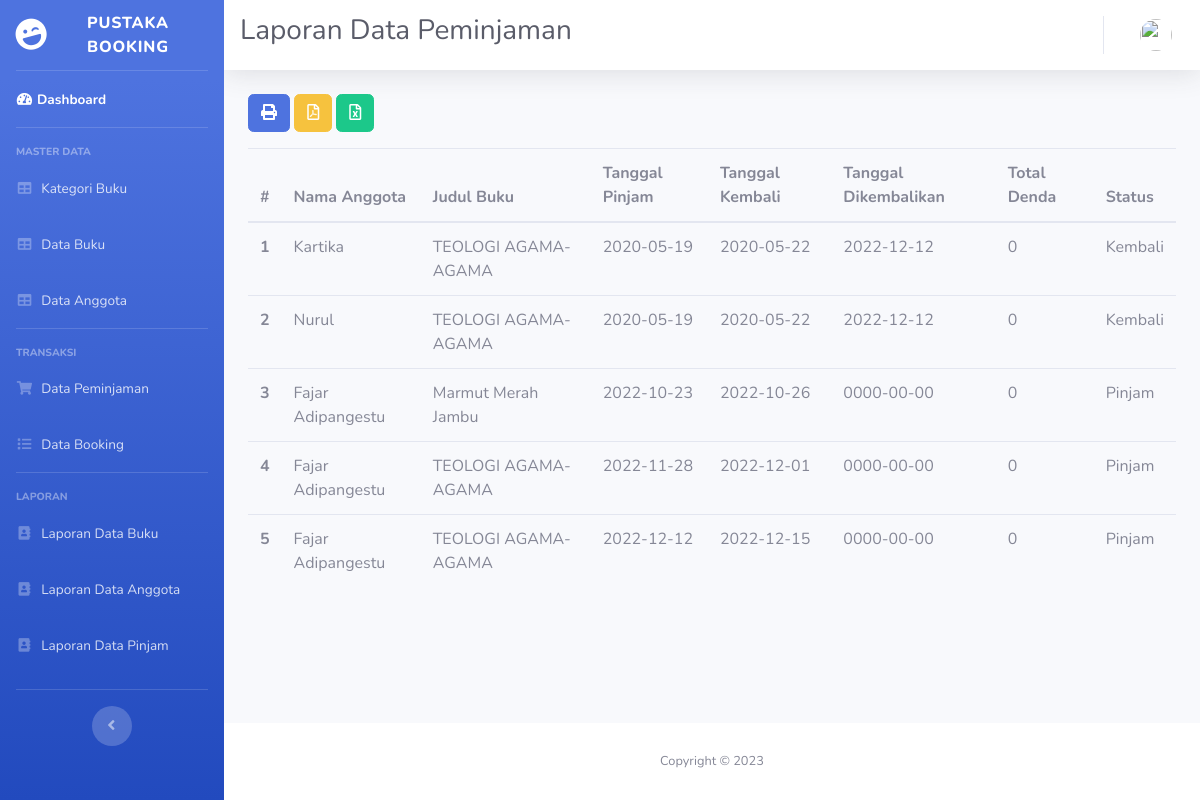
/index.php/laporan/laporan_pinjam, run on the app's committed database.
### tables this page shows
CREATE TABLE `pinjam` (
  `no_pinjam` varchar(12) NOT NULL,
  `tgl_pinjam` date NOT NULL,
  `id_booking` varchar(12) NOT NULL,
  `id_user` int(11) NOT NULL,
  `tgl_kembali` date NOT NULL,
  `tgl_pengembalian` date NOT NULL,
  `status` enum('Pinjam','Kembali') NOT NULL,
  `total_denda` int(11) NOT NULL
);

CREATE TABLE `user` (
  `id` int(11) NOT NULL,
  `nama` varchar(128) NOT NULL,
  `email` varchar(128) NOT NULL,
  `alamat` varchar(125) NOT NULL,
  `image` varchar(128) NOT NULL,
  `password` varchar(256) NOT NULL,
  `role_id` int(11) NOT NULL,
  `is_active` int(1) NOT NULL,
  `tanggal_input` int(11) NOT NULL
);

CREATE TABLE `buku` (
  `id` int(11) NOT NULL,
  `judul_buku` varchar(128) NOT NULL,
  `id_kategori` int(11) NOT NULL,
  `pengarang` varchar(64) NOT NULL,
  `penerbit` varchar(64) NOT NULL,
  `tahun_terbit` year(4) NOT NULL,
  `isbn` varchar(64) NOT NULL,
  `stok` int(11) NOT NULL,
  `dipinjam` int(11) NOT NULL,
  `dibooking` int(11) NOT NULL,
  `image` varchar(256) DEFAULT 'book-default-cover.jpg'
);

### application/controllers/Laporan.php (called while the page is built, shortened)
<?php
class Laporan extends CI_Controller
{
    public function laporan_pinjam()
    {
        $data['judul'] = 'Laporan Data Peminjaman';
        $data['user'] = $this->ModelUser->cekData(['email' => $this->session->userdata('email')])->row_array();
        $data['laporan'] = $this->db->query("select * from pinjam p,detail_pinjam d, buku b,user u where d.id_buku=b.id and p.id_user=u.id and p.no_pinjam=d.no_pinjam")->result_array();
        $this->load->view('admin/header', $data);
        $this->load->view('admin/sidebar', $data);
        $this->load->view('admin/topbar', $data);
        $this->load->view('pinjam/laporan-pinjam', $data);
        $this->load->view('admin/footer');
    }
}

### index.php (called while the page is built, shortened)
<?php
require_once BASEPATH.'core/CodeIgniter.php';

### application/views/pinjam/laporan-pinjam.php (the view, shortened to what this page needs)
<div class="container-fluid">
    <div class="row">
        <div class="col-lg-12">
            <a href="<?= base_url('laporan/cetak_laporan_pinjam'); ?>" class="btn btn-primary mb-3"><i class="fas fa-print"></i> </a>
            <a href="<?= base_url('laporan/laporan_pinjam_pdf'); ?>" class="btn btn-warning mb-3"><i class="far fa-file-pdf"></i> </a>
            <a href="<?= base_url('laporan/export_excel_pinjam'); ?>" class="btn btn-success mb-3"><i class="far fa-file-excel"></i> </a>
            <table class="table table-hover">
                <thead>
                    <tr>
                        <th scope="col">#</th>
                        <th scope="col">Nama Anggota</th>
                        <th scope="col">Judul Buku</th>
                        <th scope="col">Tanggal Pinjam</th>
                        <th scope="col">Tanggal Kembali </th>
                        <th scope="col">Tanggal Dikembalikan</th>
                        <th scope="col">Total Denda</th>
                        <th scope="col">Status</th>
                    </tr>
                </thead>
                <tbody>
                    <?php
                    $a = 1;
                    foreach ($laporan as $l) { ?>
                        <tr>
                            <th scope="row"><?= $a++; ?></th>
                            <td><?= $l['nama']; ?></td>
                            <td><?= $l['judul_buku']; ?></td>
                            <td><?= $l['tgl_pinjam']; ?></td>
                            <td><?= $l['tgl_kembali']; ?></td>
                            <td><?= $l['tgl_pengembalian']; ?></td>
                            <td><?= $l['total_denda']; ?></td>
                            <td><?= $l['status']; ?></td>
                        </tr>
                    <?php } ?>
                </tbody>
            </table>
        </div>
    </div>
</div>
</div>

### data on the page
pinjam: id_user.nama "Kartika", buku.judul_buku "TEOLOGI AGAMA-AGAMA", tgl_pinjam "2020-05-19", tgl_kembali "2020-05-22", tgl_pengembalian "2022-12-12", total_denda "0", status "Kembali"
pinjam: id_user.nama "Nurul", buku.judul_buku "TEOLOGI AGAMA-AGAMA", tgl_pinjam "2020-05-19", tgl_kembali "2020-05-22", tgl_pengembalian "2022-12-12", total_denda "0", status "Kembali"
pinjam: id_user.nama "Fajar Adipangestu", buku.judul_buku "Marmut Merah Jambu", tgl_pinjam "2022-10-23", tgl_kembali "2022-10-26", tgl_pengembalian "0000-00-00", total_denda "0", status "Pinjam"
pinjam: id_user.nama "Fajar Adipangestu", buku.judul_buku "TEOLOGI AGAMA-AGAMA", tgl_pinjam "2022-11-28", tgl_kembali "2022-12-01", tgl_pengembalian "0000-00-00", total_denda "0", status "Pinjam"
pinjam: id_user.nama "Fajar Adipangestu", buku.judul_buku "TEOLOGI AGAMA-AGAMA", tgl_pinjam "2022-12-12", tgl_kembali "2022-12-15", tgl_pengembalian "0000-00-00", total_denda "0", status "Pinjam"

### other printed values
$judul "Laporan Data Peminjaman"
